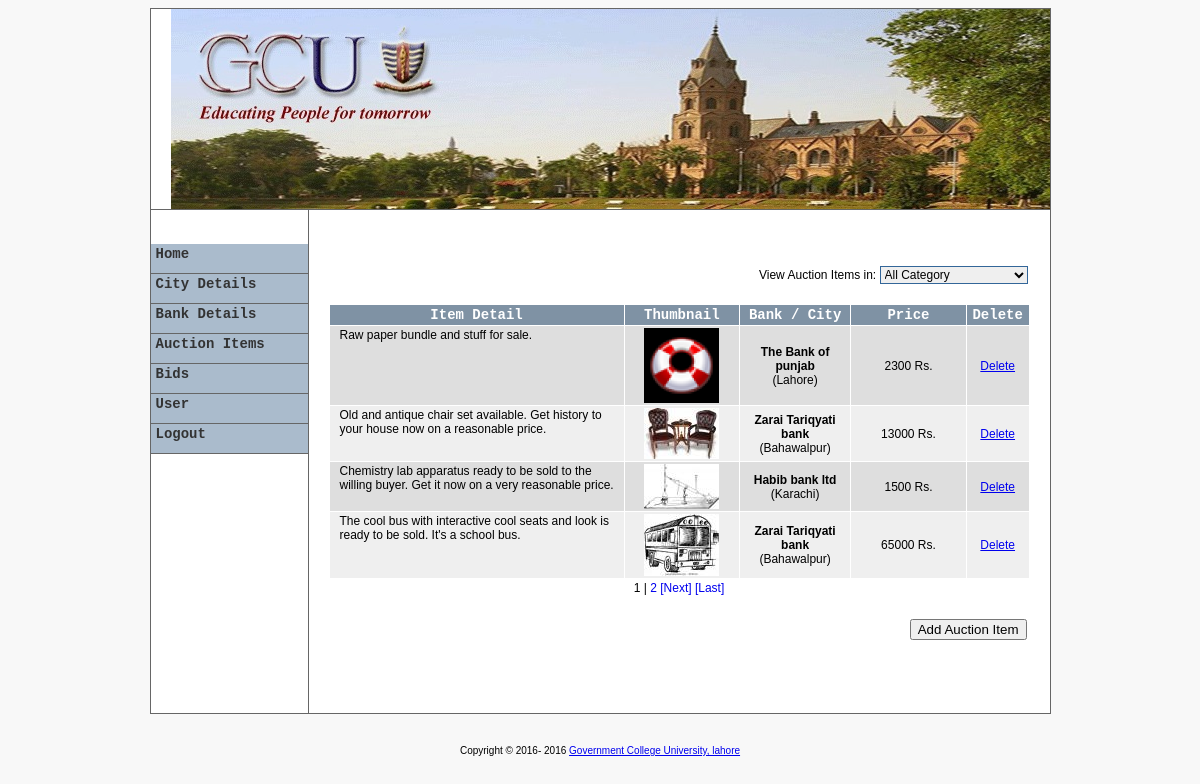
The app's page /admin/property/index.php (signed in) with its own data.
### tables this page shows
CREATE TABLE `tbl_auctions` (
  `id` int(10) NOT NULL,
  `bid` int(10) NOT NULL,
  `cid` int(10) NOT NULL,
  `cat_id` int(10) NOT NULL,
  `pdetails` tinytext NOT NULL,
  `paddress` tinytext NOT NULL,
  `res_price` int(10) NOT NULL,
  `auction_date` varchar(40) NOT NULL,
  `auc_time` varchar(20) NOT NULL,
  `p_image` varchar(255) NOT NULL,
  `p_image_thumb` varchar(250) NOT NULL,
  `status` varchar(10) NOT NULL,
  `uid` int(10) NOT NULL,
  `bdate` varchar(40) NOT NULL
);

CREATE TABLE `tbl_banks` (
  `id` int(10) NOT NULL,
  `bname` varchar(255) NOT NULL,
  `address` tinytext NOT NULL,
  `pn_no` varchar(100) NOT NULL,
  `city` int(10) NOT NULL
);

CREATE TABLE `tbl_cities` (
  `id` int(10) NOT NULL,
  `city` varchar(100) NOT NULL,
  `state` varchar(100) NOT NULL
);

### admin/property/index.php (called while the page is built, shortened)
<?php
require_once '../include/template.php';
?>

### library/database.php (called while the page is built, shortened)
<?php
function dbQuery($sql)
{
	$result = mysql_query($sql) or die(mysql_error());
	return $result;
}
function dbFetchAssoc($result)
{
	return mysql_fetch_assoc($result);
}
function dbNumRows($result)
{
	return mysql_num_rows($result);
}
?>

### admin/property/list.php (the view, shortened to what this page needs)
<?php
if (isset($_GET['catId']) && (int)$_GET['catId'] > 0) {
	$catId = (int)$_GET['catId'];
	$sql2 = " AND a.cat_id = $catId";
	$queryString = "catId=$catId";
} else {
	$catId = 0;
	$sql2  = '';
	$queryString = '';
}
$rowsPerPage = 4;
$sql = "SELECT a.id, b.bname, c.city, a.pdetails, a.p_image_thumb, a.res_price
        FROM tbl_auctions a, tbl_banks b, tbl_cities c
		WHERE a.bid = b.id AND a.cid = c.id  $sql2
		ORDER BY a.id DESC";
$result     = dbQuery(getPagingQuery($sql, $rowsPerPage));
$pagingLink = getPagingLink($sql, $rowsPerPage, $queryString);
?>
<p>&nbsp;</p>
<form action="processProduct.php?action=addProduct" method="post"  name="frmListProduct" id="frmListProduct">
 <table width="100%" border="0" cellspacing="0" cellpadding="2" class="text">
  <tr>
   <td align="right">View Auction Items in:
    <select name="cboCategory" class="box" id="cboCategory" onChange="viewProduct();">
     <option selected>All Category</option>
   </select>
 </td>
 </tr>
</table>
<br>
 <table width="100%" border="0" align="center" cellpadding="2" cellspacing="1" class="text">
  <tr align="center" id="listTableHeader">
   <td width="676">Item Detail </td>
   <td width="171">Thumbnail</td>
   <td width="166">Bank / City </td>
   <td width="208">Price</td>
   <td width="70">Delete</td>
  </tr>
  <?php
if (dbNumRows($result) > 0) {
	$i = 0;
	while($row = dbFetchAssoc($result)) {
		extract($row);
		if ($p_image_thumb) {
			$p_image_thumb = WEB_ROOT . 'images/property/' . $p_image_thumb;
		} else {
			$p_image_thumb = WEB_ROOT . 'images/no-image-small.png';
		}
		if ($i%2) {
			$class = 'row1';
		} else {
			$class = 'row2';
		}
		$i += 1;
?>
  <tr class="<?php echo $class; ?>">
   <td style="padding-left:10px;" valign="top"><?php echo $pdetails; ?></td>
   <td width="171" align="center"><img src="<?php echo $p_image_thumb; ?>"></td>
   <td width="166" align="center"><b><?php echo $bname; ?></b><br/>(<?php echo $city; ?>)</td>
   <td width="208" align="center"><?php echo $res_price; ?>&nbsp;Rs.</td>
   <td width="70" align="center"><a href="javascript:deleteProperty(<?php echo $id; ?>);">Delete</a></td>
  </tr>
  <?php
	}
?>
  <tr>
   <td colspan="5" align="center">
   <?php
echo $pagingLink;
   ?></td>
  </tr>
<?php
} else {
?>
  <tr>
   <td colspan="5" align="center">No auction item Yet</td>
  </tr>
  <?php
}
?>
  <tr>
   <td colspan="5">&nbsp;</td>
  </tr>
  <tr>
   <td colspan="5" align="right"><input name="btnAddProduct" type="button" id="btnAddProduct" value="Add Auction Item" onClick="addProduct(<?php echo $catId; ?>)"></td>
  </tr>
 </table>
 <p>&nbsp;</p>
</form>

### admin/include/admin.css (style rules this page uses)
#listTableHeader { font-family: "Courier New", Courier, mono; font-size: 14px; color: #FFFFFF; background-color: #7F92A4; font-weight: bold; background-position: center; }
.box { font-family: Arial, Helvetica, sans-serif; font-size: 12px; border: 1px solid #336699; }
.row1 { background-color: #EFEFEF; }
.row2 { background-color: #DEDEDE; }
body { font-family: "Arial", "Helvetica", "sans-serif"; text-align: center; font-size: 10px; }
.text { font-family: Arial, Helvetica, sans-serif; font-size: 12px; }

### admin/include/template.php (style rules this page uses)
body { background-color:#F8F8F8; }

### records on screen
tbl_auctions: pdetails "Raw paper bundle and stuff for sale.", shows a picture, tbl_banks.bname "The Bank of punjab", tbl_cities.city "Lahore", res_price "2300"
tbl_auctions: pdetails "Old and antique chair set available. Get history to your house now on a reasonable price.", shows a picture, tbl_banks.bname "Zarai Tariqyati bank", tbl_cities.city "Bahawalpur", res_price "13000"
tbl_auctions: pdetails "Chemistry lab apparatus ready to be sold to the willing buyer. Get it now on a very reasonable price.", shows a picture, tbl_banks.bname "Habib bank ltd", tbl_cities.city "Karachi", res_price "1500"
tbl_auctions: pdetails "The cool bus with interactive cool seats and look is ready to be sold. It's a school bus.", shows a picture, tbl_banks.bname "Zarai Tariqyati bank", tbl_cities.city "Bahawalpur", res_price "65000"

### other values on screen
$pagingLink "1 |"
